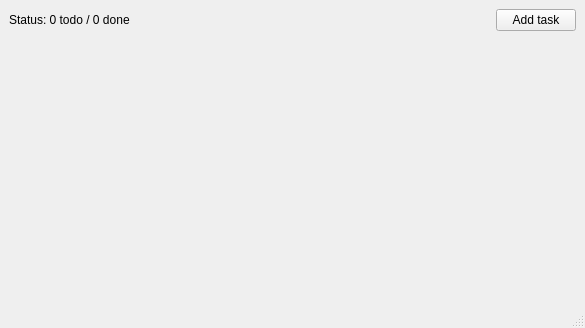
<?xml version="1.0" encoding="UTF-8"?>
<ui version="4.0">
 <class>MainWindow</class>
 <widget class="QMainWindow" name="MainWindow">
  <property name="geometry">
   <rect>
    <x>0</x>
    <y>0</y>
    <width>585</width>
    <height>328</height>
   </rect>
  </property>
  <property name="windowTitle">
   <string>MainWindow</string>
  </property>
  <widget class="QWidget" name="centralwidget">
   <layout class="QVBoxLayout" name="verticalLayout">
    <item>
     <layout class="QHBoxLayout" name="toolbarLayout">
      <item>
       <widget class="QLabel" name="statusLabel">
        <property name="text">
         <string>Status: 0 todo / 0 done</string>
        </property>
       </widget>
      </item>
      <item>
       <spacer name="horizontalSpacer">
        <property name="orientation">
         <enum>Qt::Horizontal</enum>
        </property>
        <property name="sizeHint" stdset="0">
         <size>
          <width>40</width>
          <height>20</height>
         </size>
        </property>
       </spacer>
      </item>
      <item>
       <widget class="QPushButton" name="addTaskButton">
        <property name="text">
         <string>Add task</string>
        </property>
       </widget>
      </item>
     </layout>
    </item>
    <item>
     <layout class="QVBoxLayout" name="taskLayout"/>
    </item>
    <item>
     <spacer name="verticalSpacer">
      <property name="orientation">
       <enum>Qt::Vertical</enum>
      </property>
      <property name="sizeHint" stdset="0">
       <size>
        <width>20</width>
        <height>40</height>
       </size>
      </property>
     </spacer>
    </item>
   </layout>
  </widget>
  <widget class="QStatusBar" name="statusbar"/>
 </widget>
 <resources/>
 <connections/>
</ui>
